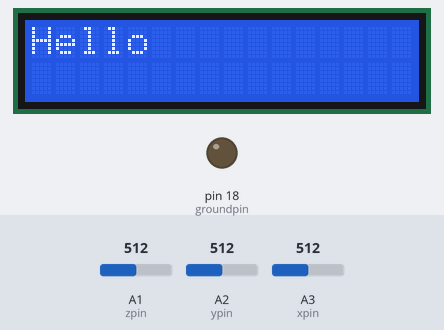
The sketch below on a simulated Arduino Uno, built with avr-gcc and run on an emulated ATmega328P. Parts: 16×2 character LCD, output pins drawn as LEDs (lit = HIGH). The inputs (shaded band) are chosen by the test bench; at power-on: A3 (xpin) = 512, A2 (ypin) = 512, A1 (zpin) = 512. Pins used as bus, display or sensor lines are not drawn; what the sketch prints to the serial monitor is not drawn.

Above: at 1.2 s.
1.3 s: A3 (xpin) set to 410
5.4 s: A3 (xpin) set to 385
At 6.8 s:
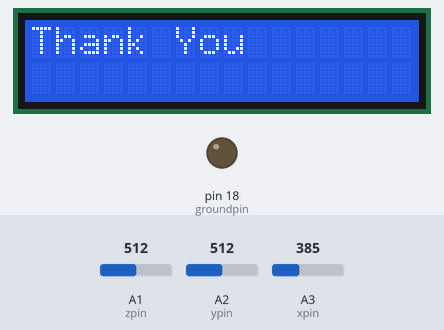
9.5 s: A2 (ypin) set to 399
11.5 s: A2 (ypin) set to 372
At 12.5 s:
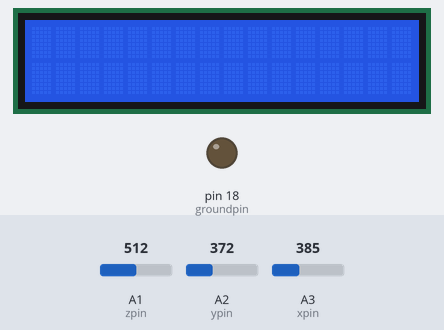
13.6 s: A1 (zpin) set to 313
15.1 s: A1 (zpin) set to 291
At 15.8 s:
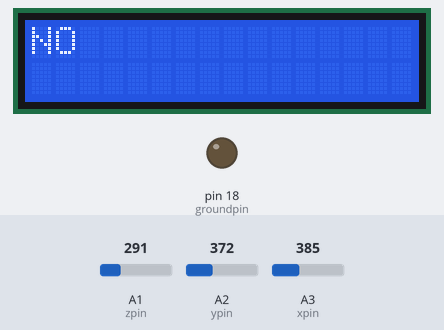
Timing chart, 0 to 18.1 s (numbered marks = the images above; inputs shaded):
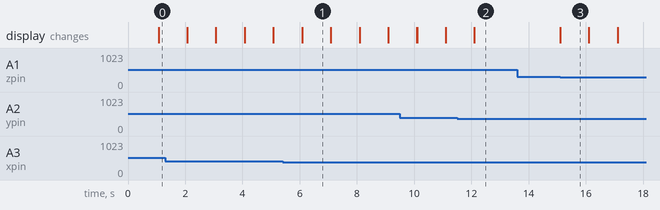

Measured:
- the behaviour switches between 401 and 400 on A3 (xpin) (found by bisection; images 0 and 1)
- the behaviour switches between 391 and 390 on A2 (ypin) (found by bisection; images 1 and 2)
- the behaviour switches between 300 and 299 on A1 (zpin) (found by bisection; images 2 and 3)
- after the input at 5.4 s, the display: first differs from a run without the input after 0.68 s (image 1)
- after the input at 13.6 s, every drawn part: stays the same
- after the input at 15.1 s, the display: changes at once (image 3)
- what the display in image 1 shows lasts 1.0 s, from 6.1 s to 7.1 s

The sketch:

technopoly.ino
```cpp
/*
  Smart Communication System for Deaf and Mute People using Hand Gestures

  The circuit:
 * LCD RS pin to digital pin 12
 * LCD Enable pin to digital pin 11
 * LCD D4 pin to digital pin 5
 * LCD D5 pin to digital pin 4
 * LCD D6 pin to digital pin 3
 * LCD D7 pin to digital pin 2
 * LCD R/W pin to ground
 * LCD VSS pin to ground
 * LCD VCC pin to 5V
 * 10K resistor:
 * ends to +5V and ground
 * wiper to LCD VO pin (pin 3)
*/


#include <LiquidCrystal.h>

const int rs = 12, en = 11, d4 = 5, d5 = 4, d6 = 3, d7 = 2;
LiquidCrystal lcd(rs, en, d4, d5, d6, d7);

// these constants describe the pins. They won't change:
const int groundpin = 18;             // analog input pin 4 -- ground
const int powerpin = 19;              // analog input pin 5 -- voltage
const int xpin = A3;                  // x-axis of the accelerometer
const int ypin = A2;                  // y-axis
const int zpin = A1;                  // z-axis (only on 3-axis models)

void setup() {
  // initialize the serial communications:
  Serial.begin(9600);

  //We give Ground and VCC to the ADXL module using the Analog pins
  pinMode(groundpin, OUTPUT); //pin A4 for Ground
  pinMode(powerpin, OUTPUT); //pin A5 for Vcc
  digitalWrite(groundpin, LOW);
  digitalWrite(powerpin, HIGH);
  lcd.begin(16, 2);
}

void loop() {
  // Print the sensor values:
    int  x=analogRead(xpin);
    //Serial.print(x); //print value if x
    //Serial.print("\t");  // print a tab between values:

    int y=analogRead(ypin);
    //Serial.print(y); //print value if y
    //Serial.print("\t");  // print a tab between values:

    int z=analogRead(zpin);
    //Serial.print(z); //print value if z
    //Serial.println();  // skip to next line

    //  delay(100); // delay before next reading:


  if (x <300 && x > 100 ) //If the module is tilted Backwards, Hi will be printed in the LCD Screen
    {
      Serial.println("HI");
      lcd.print("HI"); // Print a message to the LCD.
      delay(1000);
      lcd.clear(); //Clears after Display
    }

  else if (x >400) //If the module is tilted Front, Hello will be printed in the LCD Screen
    {
      Serial.println("Hello");
      lcd.print("Hello"); // Print a message to the LCD.
      delay(1000);
      lcd.clear(); //Clears after Display
    }

  else if (y >390) //If the module is tilted  Left, Thank You will be printed in the LCD Screen
    {
      Serial.println("Thank You");
      lcd.print("Thank You"); // Print a message to the LCD.
      delay(1000);
      lcd.clear();//Clears after Display
    }

   else if ( y<300 && y > 100) //If the module is tilted Right, Welcome will be printed in the LCD Screen
    {
      Serial.println("welcome");
      lcd.print("Welcome"); // Print a message to the LCD.
      delay(1000);
      lcd.clear();//Clears after Display
    }

   else if (z < 300 && z > 100) //If the module is tilted Upside down, No will be printed in the LCD Screen
    {
      Serial.println("NO");
      lcd.print("NO"); // Print a message to the LCD.
      delay(1000);
      lcd.clear();//Clears after Display
    }

  else if (x>=335 &&  x<=342 &&y >=328 && y<=336 && z >= 405&& z<=415) //Normal state, no msg is printed
    {
      Serial.println("normal");
      lcd.clear();  //Clears after Display
      delay(1000);
    }
}
```
